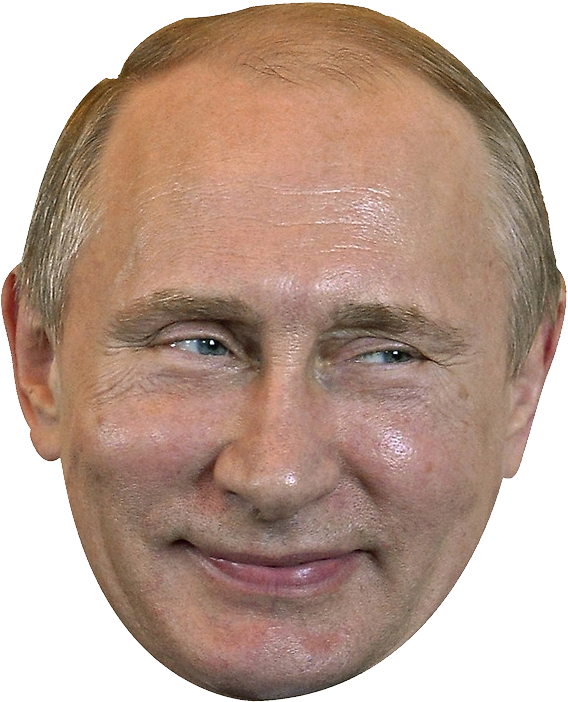
#> input picture putin.bmp, 568 x 702 px
$ python task.py
#> lines starting #> are read from the running program, lines starting #| are printed output that depends on the picture
from imageio import imread, imwrite
from math import ceil
import numpy as np

N = 5

im = imread('putin.bmp')
#> im is the input picture: shape (702, 568, 3); mean R, G, B 186.9, 160.2, 146

h = len(im)
#> h = 702
w = len(im[0])
#> w = 568
print('width=', w, 'height=', h)
#| width= 568 height= 702
im1 = np.empty((h*N, w*N, 3), dtype=np.uint8)
im2 = np.empty((ceil(h/N)-1, ceil(w/N)-1, 3), dtype=np.uint8)

for ix in range(h*N):
    for iy in range(w*N):
        im1[ix][iy] = im[ix//N][iy//N]

for ix in range(ceil(h/N)-1):
    for iy in range(ceil(w/N)-1):
        sum = [0, 0, 0]
        for k_ix in range(ix*N, ix*N+N):
            for k_iy in range(iy*N, iy*N+N):
                sum[0] += im[k_ix][k_iy][0]
                sum[1] += im[k_ix][k_iy][1]
                sum[2] += im[k_ix][k_iy][2]
        sum[0] //= N*N
        sum[1] //= N*N
        sum[2] //= N*N

        im2[ix][iy] = sum
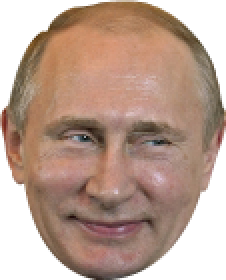
#> im2: shape (140, 113, 3) (shown 2 times larger); mean R, G, B 186, 159.1, 144.8


imwrite('face.bmp', im1)
imwrite('face2.bmp', im2)
